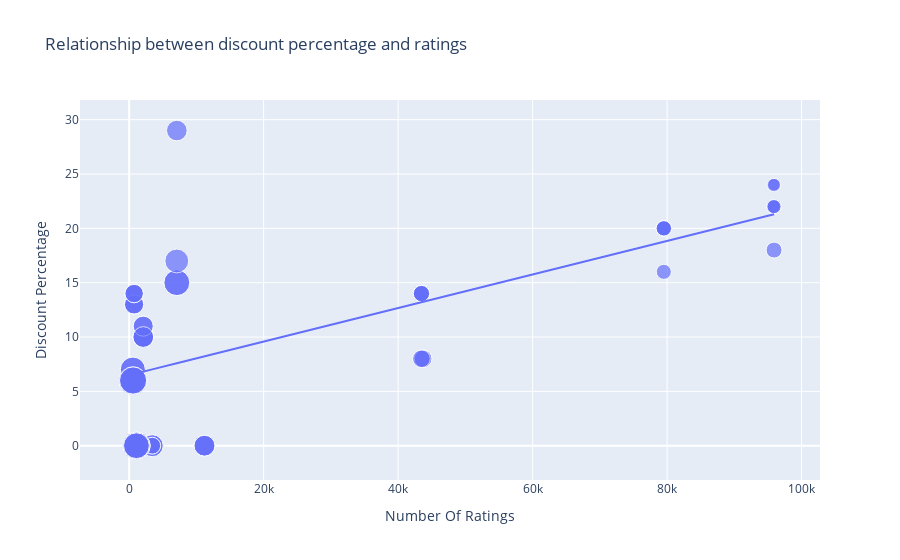

The code cell stored with this chart in its notebook:
### Code cell
figure = px.scatter(data_frame = data, x = "Number Of Ratings", y = "Discount Percentage", size = "Sale Price", trendline = "ols", title = "Relationship between discount percentage and ratings")
figure.show()

### Figure 1 — Plotly figure (JSON) as saved in the notebook; plotly's stock layout.template omitted (floating-point values rounded to 4 significant figures)
{"data": [{"hovertemplate": "Number Of Ratings=%{x}<br>Discount Percentage=%{y}<br>Sale Price=%{marker.size}<extra></extra>", "legendgroup": "", "marker": {"color": "#636efa", "size": [49900, 84900, 84900, 77000, 77000, 49900, 49900, 77000, 89900, 41999, 39999, 41999, 41999, 41999, 131900, 117100, 131900, 117100, 74999, 117900, 117100, 117900, 99900, 44999, 140900, 130900, 64900, 120900, 59900, 75900, 110900, 130900, 120900, 64900, 64900, 75900, 75900, 120900, 59900, 120900, 75900, 140900, 70900, 70900, 75900, 59900, 110900, 120900, 130900, 130900, 54999, 54999, 29999, 34999, 34999, 34999, 54999, 29999, 46999, 46999, 46999, 46999], "sizemode": "area", "sizeref": 352.2, "symbol": "circle"}, "mode": "markers", "name": "", "orientation": "v", "showlegend": false, "type": "scatter", "x": [3431, 3431, 3431, 11202, 11202, 3431, 3431, 11202, 1454, 79512, 79512, 79582, 79512, 79512, 1078, 1078, 1078, 1078, 7088, 7088, 1078, 7088, 7081, 95909, 542, 580, 740, 545, 740, 2101, 545, 580, 580, 730, 730, 2101, 2101, 580, 740, 580, 2092, 545, 2101, 2092, 2101, 740, 545, 580, 580, 580, 43707, 43707, 95807, 95909, 95807, 95909, 43470, 95909, 43470, 43470, 43470, 43470], "xaxis": "x", "y": [0, 0, 0, 0, 0, 0, 0, 0, 0, 20, 16, 20, 20, 20, 0, 0, 0, 0, 29, 15, 0, 15, 17, 18, 6, 6, 13, 6, 14, 10, 7, 6, 6, 13, 13, 10, 10, 6, 14, 6, 10, 6, 11, 11, 10, 14, 7, 6, 6, 6, 8, 8, 24, 22, 22, 22, 8, 24, 14, 14, 14, 14], "yaxis": "y"}, {"hovertemplate": "<b>OLS trendline</b><br>Discount Percentage = 0.000154292 * Number Of Ratings + 6.49233<br>R<sup>2</sup>=0.468988<br><br>Number Of Ratings=%{x}<br>Discount Percentage=%{y} <b>(trend)</b><extra></extra>", "legendgroup": "", "marker": {"color": "#636efa", "symbol": "circle"}, "mode": "lines", "name": "", "showlegend": false, "type": "scatter", "x": [542, 545, 545, 545, 545, 580, 580, 580, 580, 580, 580, 580, 580, 730, 730, 740, 740, 740, 740, 1078, 1078, 1078, 1078, 1078, 1454, 2092, 2092, 2101, 2101, 2101, 2101, 2101, 3431, 3431, 3431, 3431, 3431, 7081, 7088, 7088, 7088, 11202, 11202, 11202, 43470, 43470, 43470, 43470, 43470, 43707, 43707, 79512, 79512, 79512, 79512, 79582, 95807, 95807, 95909, 95909, 95909, 95909], "xaxis": "x", "y": [6.576, 6.576, 6.576, 6.576, 6.576, 6.582, 6.582, 6.582, 6.582, 6.582, 6.582, 6.582, 6.582, 6.605, 6.605, 6.607, 6.607, 6.607, 6.607, 6.659, 6.659, 6.659, 6.659, 6.659, 6.717, 6.815, 6.815, 6.816, 6.816, 6.816, 6.816, 6.816, 7.022, 7.022, 7.022, 7.022, 7.022, 7.585, 7.586, 7.586, 7.586, 8.221, 8.221, 8.221, 13.2, 13.2, 13.2, 13.2, 13.2, 13.24, 13.24, 18.76, 18.76, 18.76, 18.76, 18.77, 21.27, 21.27, 21.29, 21.29, 21.29, 21.29], "yaxis": "y"}], "layout": {"autosize": true, "legend": {"itemsizing": "constant", "tracegroupgap": 0}, "title": {"text": "Relationship between discount percentage and ratings"}, "xaxis": {"anchor": "y", "autorange": true, "domain": [0, 1], "range": [-6745.0, 102400.0], "title": {"text": "Number Of Ratings"}, "type": "linear"}, "yaxis": {"anchor": "x", "autorange": true, "domain": [0, 1], "range": [-5.213, 33.41], "title": {"text": "Discount Percentage"}, "type": "linear"}}}
